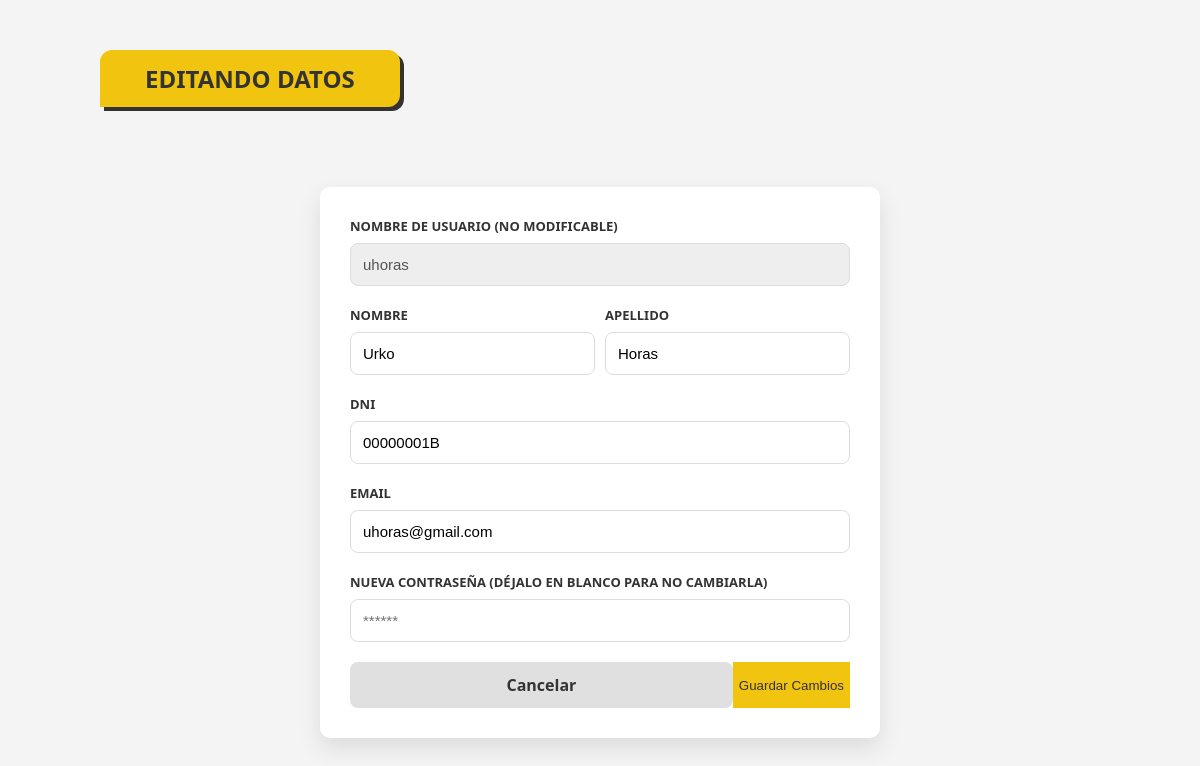
/profile/edit (signed in), run on the app's committed database.
### tables this page shows
CREATE TABLE Users (
    username VARCHAR(50) PRIMARY KEY,
    password VARCHAR(100), -- ¡Importante la coma al final!
    fav_pokemon INT,
    name VARCHAR(100),
    surname VARCHAR(100),
    dni VARCHAR(20) UNIQUE,
    email VARCHAR(100) UNIQUE,
    role VARCHAR(20)
);

### app/controller/ui/IU_MPrincipal.py (the view, shortened to what this page needs)
    @bp.route('/profile/edit', methods=['GET', 'POST'])
    def edit_profile():
        if 'user' not in session:
            return redirect(url_for('iu_mprincipal.login'))
        username = session['user']
        res = db.execSQL(f"SELECT * FROM Users WHERE username='{username}'")
        if res.next():
            datos = {
                'username': res.getString('username'),
                'name': res.getString('name'),
                'surname': res.getString('surname'),
                'email': res.getString('email'),
                'dni': res.getString('dni')
            }
            return render_template('profile_edit.html', user=datos)
        return redirect(url_for('iu_mprincipal.profile'))

### app/database/GestorBD.py (called while the page is built)
    def execSQL(self, sql):
        cursor = self.connection.cursor()
        cursor.execute(sql)
        datos = cursor.fetchall()
        return ResultadoSQL(datos)

### app/database/ResultadoSQL.py (called while the page is built)
    def next(self):
        self.indice += 1
        return self.indice < len(self.datos)

    def getString(self, columna):
        return str(self.datos[self.indice][columna])

### app/templates/profile_edit.html (shortened to what this page needs)
<!DOCTYPE html>
<html lang="es">
<head>
    <link rel="stylesheet" href="{{ url_for('static', filename='css/style.css') }}">
</head>
<body style="background-color: #f4f4f4;">
    <div class="menu-main-container">
        <div class="menu-banner" style="background-color: #f1c40f; color: #333;">
            Editando Datos
        </div>
        <div style="max-width: 500px; margin: 40px auto; background: white; padding: 30px; border-radius: 10px; box-shadow: 0 10px 25px rgba(0,0,0,0.1);">
            <form action="{{ url_for('iu_mprincipal.edit_profile') }}" method="POST">
                <div class="form-group">
                    <label>Nombre de Usuario (No modificable)</label>
                    <input type="text" class="form-control" value="{{ user.username }}" disabled style="background-color: #eee;">
                </div>
                <div style="display: flex; gap: 10px;">
                    <div class="form-group" style="flex: 1;">
                        <label>Nombre</label>
                        <input type="text" name="name" class="form-control" value="{{ user.name }}" required>
                    </div>
                    <div class="form-group" style="flex: 1;">
                        <label>Apellido</label>
                        <input type="text" name="surname" class="form-control" value="{{ user.surname }}" required>
                    </div>
                </div>
                <div class="form-group">
                    <label>DNI</label>
                    <input type="text" name="dni" class="form-control" value="{{ user.dni }}" required>
                </div>
                <div class="form-group">
                    <label>Email</label>
                    <input type="email" name="email" class="form-control" value="{{ user.email }}" required>
                </div>
                <div class="form-group">
                    <label>Nueva Contraseña (Déjalo en blanco para no cambiarla)</label>
                    <input type="password" name="password" class="form-control" placeholder="******">
                </div>
                <div style="display: flex; justify-content: space-between; margin-top: 20px;">
                    <a href="{{ url_for('iu_mprincipal.profile') }}" class="btn-cancel">Cancelar</a>
                    <button type="submit" class="btn-primary" style="background-color: #f1c40f; color: #333; border: none;">Guardar Cambios</button>
                </div>
            </form>
        </div>
    </div>
</body>
</html>

### app/static/css/style.css (style rules this page uses)
body { display: flex; justify-content: center; background-color: #f5f5f5; margin: 0; font-family: 'Segoe UI', Arial, sans-serif; min-height: 100vh; }
.menu-main-container { width: 90%; max-width: 1000px; margin: 50px auto; }
.menu-banner { background: #ee1515; color: white; display: inline-block; padding: 12px 45px; font-weight: bold; font-size: 24px; text-transform: uppercase; border-radius: 12px 12px 12px 0; margin-bottom: 40px; box-shadow: 4px 4px 0px #333; }
.form-group { margin-bottom: 20px; text-align: left; }
.form-group label { display: block; font-weight: bold; margin-bottom: 8px; color: #333; font-size: 13px; text-transform: uppercase; }
.form-control { width: 100%; padding: 12px; border: 2px solid #eee; border-radius: 12px; font-size: 15px; outline: none; box-sizing: border-box; transition: border-color 0.3s; }
.btn-primary { background-color: #ee1515; color: white; }
.form-group { margin-bottom: 20px; }
.form-control { width: 100%; padding: 12px; border: 1px solid #ddd; border-radius: 8px; font-size: 15px; transition: border-color 0.3s ease; box-sizing: border-box; }
.btn-cancel { flex: 1; background-color: #e0e0e0; color: #333; text-align: center; padding: 12px; border-radius: 8px; text-decoration: none; font-weight: 600; transition: background 0.2s; }

### data on the page
Users: username "uhoras", name "Urko", surname "Horas", dni "00000001B", email "uhoras@gmail.com"
